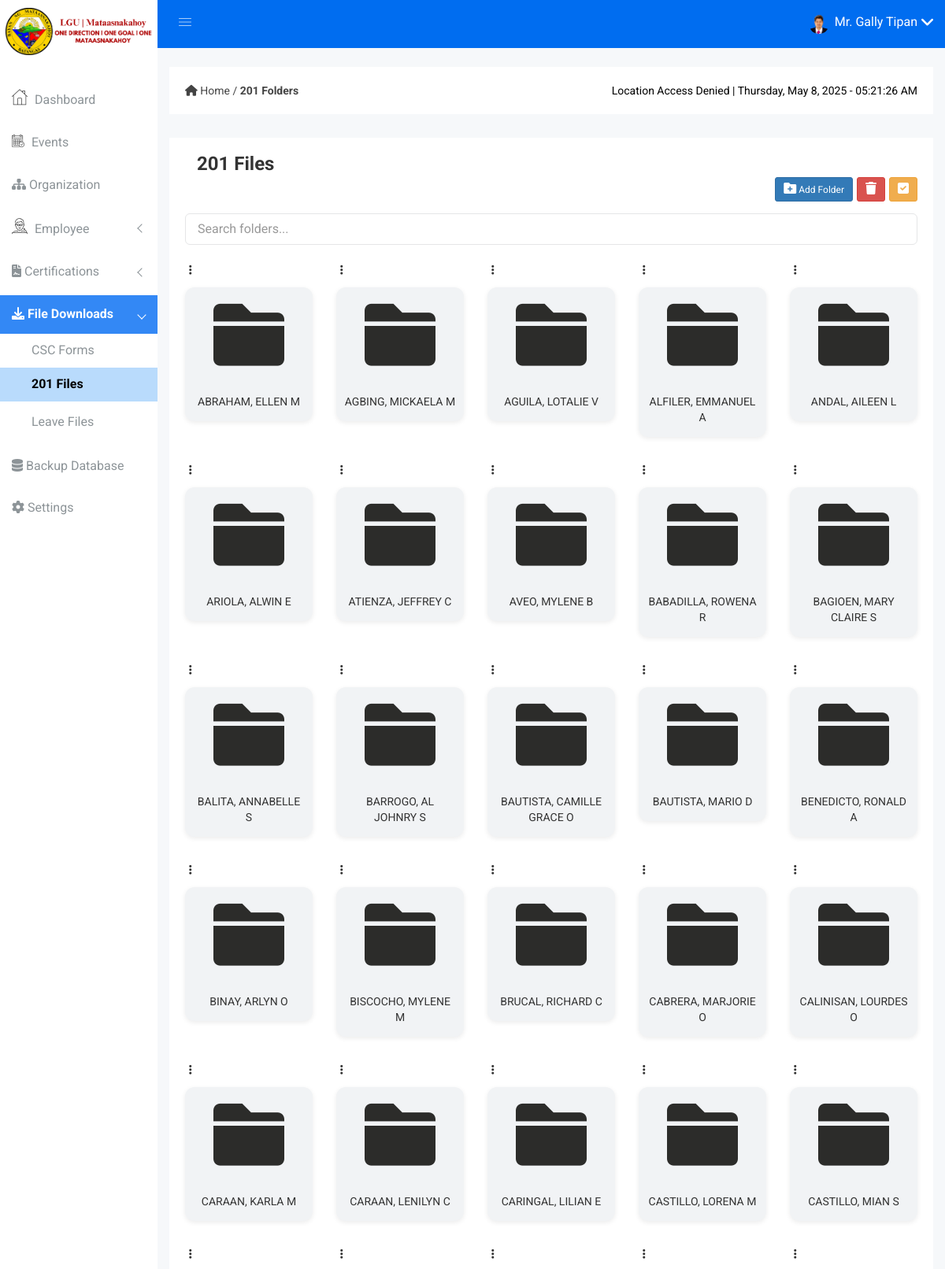
/201-folders.php (signed in, upper part), run on the app's committed database.
### tables this page shows
CREATE TABLE IF NOT EXISTS `employee` (
  `employee_no` varchar(100) NOT NULL,
  `firstname` varchar(50) NOT NULL,
  `middlename` varchar(50) DEFAULT NULL,
  `lastname` varchar(50) NOT NULL,
  `name_extension` varchar(10) DEFAULT NULL,
  `dob` date NOT NULL,
  `pob` varchar(255) NOT NULL,
  `sex` enum('Male','Female') NOT NULL,
  `civil_status` varchar(255) DEFAULT NULL,
  `address` text NOT NULL,
  `blood_type` enum('A+','A-','B+','B-','AB+','AB-','O+','O-','Unknown') DEFAULT 'Unknown',
  `mobile_no` bigint DEFAULT NULL,
  `email_address` varchar(100) NOT NULL,
  `image` varchar(255) DEFAULT NULL,
  `designation` varchar(255) NOT NULL,
  `role` varchar(255) NOT NULL,
  `account_status` tinyint(1) NOT NULL DEFAULT '1',
  `hr_staff` tinyint(1) NOT NULL DEFAULT '0',
  `created_at` timestamp NOT NULL DEFAULT CURRENT_TIMESTAMP,
  `updated_at` timestamp NOT NULL DEFAULT CURRENT_TIMESTAMP ON UPDATE CURRENT_TIMESTAMP,
  PRIMARY KEY (`employee_no`),
  UNIQUE KEY `email_address` (`email_address`)
);

CREATE TABLE IF NOT EXISTS `201_folders` (
  `id` int NOT NULL AUTO_INCREMENT,
  `name` varchar(255) NOT NULL,
  `parent_id` int DEFAULT NULL,
  PRIMARY KEY (`id`),
  KEY `parent_id` (`parent_id`)
);

### 201-folders.php (the view, shortened to what this page needs)
<?php
include 'emailnotif.php';
?>
<!DOCTYPE html>
<html class="no-js" lang="en">
<head>
    <link rel="stylesheet" href="css/bootstrap.min.css" />
    <link rel="stylesheet" href="css/font-awesome.min.css" />
    <link rel="stylesheet" href="css/owl.carousel.css" />
    <link rel="stylesheet" href="css/owl.theme.css" />
    <link rel="stylesheet" href="css/owl.transitions.css" />
    <link rel="stylesheet" href="css/animate.css" />
    <link rel="stylesheet" href="css/normalize.css" />
    <link rel="stylesheet" href="css/meanmenu.min.css" />
    <link rel="stylesheet" href="css/main.css" />
    <link rel="stylesheet" href="css/educate-custon-icon.css" />
    <link rel="stylesheet" href="css/morrisjs/morris.css" />
    <link rel="stylesheet" href="css/scrollbar/jquery.mCustomScrollbar.min.css" />
    <link rel="stylesheet" href="css/metisMenu/metisMenu.min.css" />
    <link rel="stylesheet" href="css/metisMenu/metisMenu-vertical.css" />
    <link rel="stylesheet" href="style.css" />
    <link rel="stylesheet" href="css/responsive.css" />
    <link href="https://cdn.jsdelivr.net/npm/sweetalert2@11.12.3/dist/sweetalert2.min.css" rel="stylesheet">
</head>
<body>
    <?php include 'includes/sidebar.php'; ?>
    <?php include 'includes/header.php'; ?>
    <div class="breadcome-area">
        <div class="container-fluid">
            <div class="row">
                <div class="col-lg-12">
                    <div class="breadcome-list single-page-breadcome">
                        <div class="row">
                            <div class="col-lg-12">
                                <div class="breadcome-heading">
                                    <div class="row">
                                        <div class="col-lg-12"
                                            style="display: flex; justify-content: space-between; align-items: center;">
                                            <ul class="breadcome-menu"
                                                style="display: flex; align-items: center; padding: 0; margin: 0;">
                                                <li>
                                                    <link rel="stylesheet"
                                                        href="https://cdnjs.cloudflare.com/ajax/libs/font-awesome/6.0.0-beta3/css/all.min.css">
                                                    <a href="dashboard.php">
                                                        <i class="fas fa-home"></i> Home
                                                    </a>
                                                    <span class="bread-slash"> / </span>
                                                    <a href="#">
                                                        <strong>201 Folders</strong>
                                                    </a>
                                                </li>
                                            </ul>
                                            <div class="pst-container">
                                                <span id="user-location">Detecting location...</span> |
                                                <span id="pst-date"></span> - <span id="pst-time"></span>
                                            </div>
                                        </div>
                                    </div>
                                </div>
                            </div>
                        </div>
                    </div>
                </div>
            </div>
        </div>
    </div>
    <div class="product-status mg-b-15">
        <div class="container-fluid">
            <div class="row">
                <div class="col-lg-12 col-md-12 col-sm-12 col-xs-12">
                    <div class="product-status-wrap drp-lst">
                        <div class="col-lg-6 col-md-6 col-sm-6 col-xs-12">
                            <h3>201 Files</h3>
                        </div>
                        <div class="folder-section">
                            <div class="folder-actions">
                                <button class="btn btn-primary btn-border btn-round btn-sm" id="addFolderBtn" title="Add Folder">
                                    <i class="fas fa-folder-plus"></i> <span class="btn-label">Add Folder</span>
                                </button>
                                <button class="btn btn-danger btn-border btn-round btn-sm" id="deleteSelectedBtn" title="Delete Folder">
                                    <i class="fas fa-trash"></i>
                                </button>
                                <button class="btn btn-warning btn-border btn-round btn-sm" id="selectBtn" title="Select Folder">
                                    <i class="fas fa-check-square"></i>
                                </button>
                            </div>
                        </div>
                        <div class="folder-search" style="margin-bottom: 20px;">
                            <input type="text" id="folderSearchInput" class="form-control" placeholder="Search folders..." onkeyup="filterFolders()" />
                        </div>
                        <div class="folders-container">
                            <?php
                            $query = "SELECT * FROM 201_folders WHERE parent_id IS NULL ORDER BY name ASC";
                            $result = mysqli_query($con, $query);
                            if (mysqli_num_rows($result) > 0) {
                                while ($row = mysqli_fetch_assoc($result)) {
                                    echo '
                                        <div class="folder-container">
                                            <div class="folder-actions">
                                                <input type="checkbox" class="folder-checkbox" value="' . $row['id'] . '" style="display: none;">
                                                <div class="folder-options" style="position: relative; display: inline-block;">
                                                    <i class="fa fa-ellipsis-v folder-menu-toggle" data-folder-id="' . $row['id'] . '" style="cursor: pointer; padding: 5px;"></i>
                                                    <div class="folder-dropdown" id="dropdown-' . $row['id'] . '" style="display: none; position: absolute; left: 100%; top: 0; background: white; border: 1px solid #ddd; border-radius: 5px; box-shadow: 0 4px 8px rgba(0,0,0,0.1); z-index: 1000; min-width: 50px;">
                                                        <ul style="list-style: none; margin: 0; padding: 0;">
                                                            <li class="rename-folder" data-folder-id="' . $row['id'] . '" data-folder-name="' . htmlspecialchars($row['name']) . '" style="padding: 10px; cursor: pointer; border-bottom: 1px solid #eee; transition: background 0.3s;">
                                                                Rename
                                                            </li>
                                                        </ul>
                                                    </div>
                                                </div>
                                            </div>
                                            <div class="folder" onclick="openFolder(' . $row['id'] . ')">
                                                <i class="fa fa-folder"></i><br>
                                                ' . htmlspecialchars($row['name']) . '
                                            </div>
                                        </div>';
                                }
                            } else {
                                echo "<p>No folders found.</p>";
                            }
                            ?>
                        </div>
                    </div>
                </div>
            </div>
        </div>
    </div>
    <?php include 'includes/footer.php'; ?>

### includes/header.php (shortened to what this page needs)
<div class="all-content-wrapper">
    <div class="header-advance-area">
        <div class="header-top-area">
            <div class="container-fluid">
                <div class="row">
                    <div class="col-lg-12 col-md-12 col-sm-12 col-xs-12">
                        <div class="header-top-wraper">
                            <div class="row">
                                <div class="col-lg-1 col-md-0 col-sm-1 col-xs-12">
                                    <div class="menu-switcher-pro">
                                        <button
                                            type="button"
                                            id="sidebarCollapse"
                                            class="btn bar-button-pro header-drl-controller-btn btn-info navbar-btn">
                                            <i class="educate-icon educate-nav"></i>
                                        </button>
                                    </div>
                                </div>
                                <div class="col-lg-5 col-md-5 col-sm-12 col-xs-12">
                                    <div class="header-right-info">
                                        <ul class="nav navbar-nav mai-top-nav header-right-menu">
                                            <li class="nav-item">
                                                <?php
                                                include "dbcon.php";
                                                $user_id = $_SESSION['user_id'];
                                                if (!empty($user_id)) {
                                                    $query = "
                                                        SELECT e.image, e.firstname, e.lastname, e.sex
                                                        FROM employee e
                                                        INNER JOIN admin a ON e.employee_no = a.employee_no
                                                        WHERE a.employee_no = ?
                                                    ";
                                                    $stmt = $con->prepare($query);
                                                    $stmt->bind_param("s", $user_id);
                                                    $stmt->execute();
                                                    $result = $stmt->get_result();
                                                    if ($row = $result->fetch_assoc()) {
                                                        $imagePath = $row['image'];
                                                        $sex = strtolower($row['sex']);
                                                        if ($sex === 'male') {
                                                            $salutation = "Mr.";
                                                        } elseif ($sex === 'female') {
                                                            $salutation = "Ms.";
                                                        } else {
                                                            $salutation = "";
                                                        }
                                                        $user_image = !empty($imagePath) ? 'img/profile/' . $imagePath : 'img/mk-logo.png';
                                                        $user_name = trim("$salutation {$row['firstname']} {$row['lastname']}");
                                                    } else {
                                                        $user_image = 'img/mk-logo.png';
                                                        $user_name = 'Admin';
                                                    }
                                                } else {
                                                    $user_image = 'img/mk-logo.png';
                                                    $user_name = 'Admin';
                                                }
                                                ?>
                                                <a href="#" data-toggle="dropdown" role="button" aria-expanded="false" class="nav-link dropdown-toggle">
                                                    <img src="<?php echo htmlspecialchars($user_image); ?>" alt="User Image" />
                                                    <span class="admin-name"><?php echo htmlspecialchars($user_name); ?></span>
                                                    <i class="fa fa-angle-down edu-icon edu-down-arrow"></i>
                                                </a>
                                            </li>
                                        </ul>
                                    </div>
                                </div>
                            </div>
                        </div>
                    </div>
                </div>
            </div>
        </div>

### css/main.css (style rules this page uses)
html { color: #222; font-size: 1em; line-height: 1.4; }
audio, canvas, iframe, img, svg, video { vertical-align: middle; }

### 201-folders.php (style rules this page uses)
.product-status-wrap { background-color: white; min-height: 100vh; }
.folder-section { margin: 30px 0 15px 0; display: flex; justify-content: space-between; align-items: center; flex-wrap: wrap; gap: 10px; }
.folder-actions { display: flex; gap: 5px; flex-wrap: wrap; }
.folder-actions button i { font-size: 16px; }
.folders-container { display: grid; grid-template-columns: repeat(5, 1fr); gap: 30px; }
.folder { background-color: #f1f3f5; border-radius: 12px; display: flex; flex-direction: column; align-items: center; justify-content: center; padding: 15px 10px; transition: all 0.3s ease; text-align: center; cursor: pointer; box-shadow: 0 2px 6px rgba(0, 0, 0, 0.08); margin-top: 10px; }
.folder i { font-size: 90px; color: rgb(44, 44, 42); margin-bottom: 10px; }
.folder-search input { padding: 10px 15px; border-radius: 6px; font-size: 16px; width: 100%; outline: none; transition: border-color 0.3s, box-shadow 0.3s; }
.pst-container { font-size: 14px; color: black; text-align: right; white-space: nowrap; }

### includes/footer.php (style rules this page uses)
:root { --sidebar-width: 200px; }

### data on the page
employee: image (picture), user_name "Mr. Gally Tipan"
201_folders: name "ABRAHAM, ELLEN M"
201_folders: name "AGBING, MICKAELA M"
201_folders: name "AGUILA, LOTALIE V"
201_folders: name "ALFILER, EMMANUEL A"
201_folders: name "ANDAL, AILEEN L"
201_folders: name "ARIOLA, ALWIN E"
201_folders: name "ATIENZA, JEFFREY C"
201_folders: name "AVEO, MYLENE B"
201_folders: name "BABADILLA, ROWENA R"
201_folders: name "BAGIOEN, MARY CLAIRE S"
201_folders: name "BALITA, ANNABELLE S"
201_folders: name "BARROGO, AL JOHNRY S"
201_folders: name "BAUTISTA, CAMILLE GRACE O"
201_folders: name "BAUTISTA, MARIO D"
201_folders: name "BENEDICTO, RONALD A"
201_folders: name "BINAY, ARLYN O"
201_folders: name "BISCOCHO, MYLENE M"
201_folders: name "BRUCAL, RICHARD C"
201_folders: name "CABRERA, MARJORIE O"
201_folders: name "CALINISAN, LOURDES O"
201_folders: name "CARAAN, KARLA M"
201_folders: name "CARAAN, LENILYN C"
201_folders: name "CARINGAL, LILIAN E"
201_folders: name "CASTILLO, LORENA M"
201_folders: name "CASTILLO, MIAN S"
